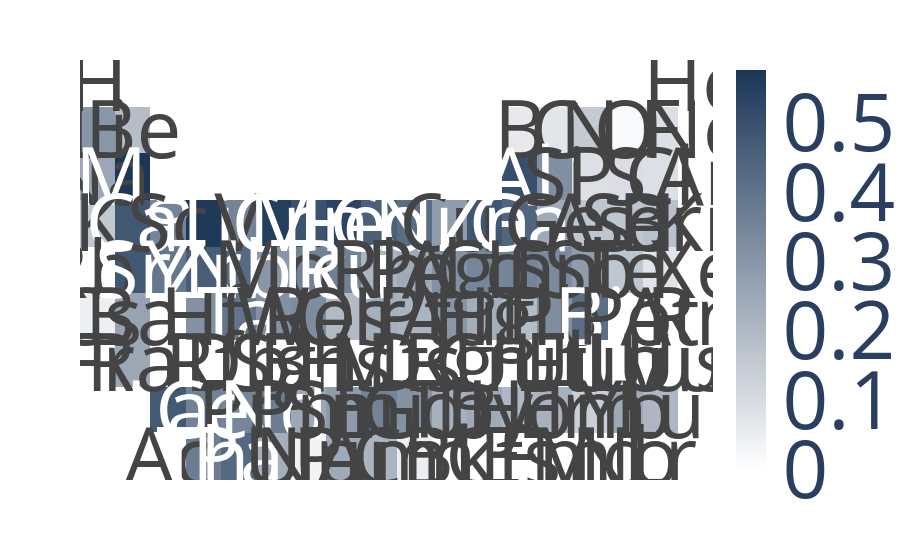

Notebook code cell kept with this figure:
### Code cell
color=[]
for line in symbol:
    line_color=[]
    for sym in line:
        if(sym in elem_disorder_frac.keys()):
            line_color.append(elem_disorder_frac[sym][2])
        else:
            line_color.append(0)
    color.append(line_color)

import plotly.express as px
import numpy as np

fig = px.imshow(color, color_continuous_scale=create_colorscale((255,255,255),(27,54,87),50), aspect="auto")
#                title='Fraction of ordered compounds in which element X appears in O orbit')
fig.update_traces(
    text=symbol, texttemplate="%{text}", textfont_size=80,
    customdata=np.moveaxis([element], 0,-1)
)
fig.update_xaxes(visible=False)
fig.update_yaxes(visible=False)
fig.update_coloraxes(showscale=True)
fig.update_layout(font=dict(size=80))
fig.show()
fig.write_image("images/S_elements.png",width=15*300, height=10*300, scale=1)
